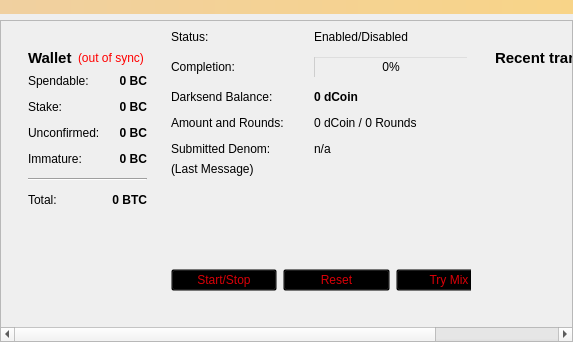
<?xml version="1.0" encoding="UTF-8"?>
<ui version="4.0">
 <class>OverviewPage</class>
 <widget class="QWidget" name="OverviewPage">
  <property name="geometry">
   <rect>
    <x>0</x>
    <y>0</y>
    <width>573</width>
    <height>342</height>
   </rect>
  </property>
  <property name="windowTitle">
   <string>Form</string>
  </property>
  <layout class="QVBoxLayout" name="topLayout">
<property name="leftMargin">
    <number>0</number>
   </property>
   <property name="topMargin">
    <number>0</number>
   </property>
   <property name="rightMargin">
    <number>0</number>
   </property>
   <property name="bottomMargin">
    <number>0</number>
   </property>
   <item>
    <widget class="QLabel" name="labelAlerts">
     <property name="visible">
      <bool>false</bool>
     </property>
     <property name="styleSheet">
      <string notr="true">background-color: qlineargradient(x1: 0, y1: 0, x2: 1, y2: 0, stop:0 #F0D0A0, stop:1 #F8D488);  color:#000000
</string>
     </property>
     <property name="wordWrap">
      <bool>true</bool>
     </property>
     <property name="margin">
      <number>3</number>
     </property>
    </widget>
   </item>
   <item>
<widget class="QScrollArea" name="scrollArea">
     <property name="widgetResizable">
      <bool>true</bool>
     </property>
     <widget class="QWidget" name="scrollAreaWidgetContents">
      <property name="geometry">
       <rect>
        <x>0</x>
        <y>0</y>
        <width>350</width>
        <height>500</height>
       </rect>
      </property>
    <layout class="QHBoxLayout" name="horizontalLayout" stretch="1,1">
     <item>
      <widget class="QWidget" name="columnOneWidget">
      
      <layout class="QVBoxLayout" name="verticalLayout_2">
       <item>
        <widget class="QWidget" name="widget" native="true">
         <layout class="QVBoxLayout" name="verticalLayout_4">
          <item>
           <layout class="QHBoxLayout" name="horizontalLayout_4">
            <item>
             <widget class="QLabel" name="label_5">
              <property name="font">
               <font>
                <pointsize>11</pointsize>
                <weight>75</weight>
                <bold>true</bold>
               </font>
              </property>
              <property name="text">
               <string>Wallet</string>
              </property>
             </widget>
            </item>
            <item>
             <widget class="QLabel" name="labelWalletStatus">
              <property name="toolTip">
               <string>The displayed information may be out of date. Your wallet automatically synchronizes with the dCoin network after a connection is established, but this process has not completed yet.</string>
              </property>
              <property name="styleSheet">
               <string notr="true">QLabel { color: red; }</string>
              </property>
              <property name="text">
               <string notr="true">(out of sync)</string>
              </property>
              <property name="alignment">
               <set>Qt::AlignLeading|Qt::AlignLeft|Qt::AlignVCenter</set>
              </property>
             </widget>
            </item>
            <item>
             <spacer name="horizontalSpacer_2">
              <property name="orientation">
               <enum>Qt::Horizontal</enum>
              </property>
              <property name="sizeHint" stdset="0">
               <size>
                <width>40</width>
                <height>20</height>
               </size>
              </property>
             </spacer>
            </item>
           </layout>
          </item>
          <item>
           <layout class="QFormLayout" name="formLayout_2">
            <property name="fieldGrowthPolicy">
             <enum>QFormLayout::AllNonFixedFieldsGrow</enum>
            </property>
            <property name="horizontalSpacing">
             <number>12</number>
            </property>
            <property name="verticalSpacing">
             <number>12</number>
            </property>
            <item row="0" column="0">
             <widget class="QLabel" name="label">
              <property name="text">
               <string>Spendable:</string>
              </property>
             </widget>
            </item>
            <item row="0" column="1">
             <widget class="QLabel" name="labelBalance">
              <property name="font">
               <font>
                <weight>75</weight>
                <bold>true</bold>
               </font>
              </property>
              <property name="cursor">
               <cursorShape>IBeamCursor</cursorShape>
              </property>
              <property name="toolTip">
               <string>Your current spendable balance</string>
              </property>
              <property name="text">
               <string notr="true">0 BC</string>
              </property>
              <property name="alignment">
               <set>Qt::AlignRight|Qt::AlignTrailing|Qt::AlignVCenter</set>
              </property>
              <property name="textInteractionFlags">
               <set>Qt::LinksAccessibleByMouse|Qt::TextSelectableByKeyboard|Qt::TextSelectableByMouse</set>
              </property>
             </widget>
            </item>
            <item row="1" column="0">
             <widget class="QLabel" name="label_6">
              <property name="text">
               <string>Stake:</string>
              </property>
             </widget>
            </item>
            <item row="1" column="1">
             <widget class="QLabel" name="labelStake">
              <property name="font">
               <font>
                <weight>75</weight>
                <bold>true</bold>
               </font>
              </property>
              <property name="cursor">
               <cursorShape>IBeamCursor</cursorShape>
              </property>
              <property name="toolTip">
               <string>Total of coins that was staked, and do not yet count toward the current balance</string>
              </property>
              <property name="text">
               <string notr="true">0 BC</string>
              </property>
              <property name="alignment">
               <set>Qt::AlignRight|Qt::AlignTrailing|Qt::AlignVCenter</set>
              </property>
              <property name="textInteractionFlags">
               <set>Qt::LinksAccessibleByMouse|Qt::TextSelectableByKeyboard|Qt::TextSelectableByMouse</set>
              </property>
             </widget>
            </item>
            <item row="2" column="0">
             <widget class="QLabel" name="label_3">
              <property name="text">
               <string>Unconfirmed:</string>
              </property>
             </widget>
            </item>
            <item row="2" column="1">
             <widget class="QLabel" name="labelUnconfirmed">
              <property name="font">
               <font>
                <weight>75</weight>
                <bold>true</bold>
               </font>
              </property>
              <property name="cursor">
               <cursorShape>IBeamCursor</cursorShape>
              </property>
              <property name="toolTip">
               <string>Total of transactions that have yet to be confirmed, and do not yet count toward the current balance</string>
              </property>
              <property name="text">
               <string notr="true">0 BC</string>
              </property>
              <property name="alignment">
               <set>Qt::AlignRight|Qt::AlignTrailing|Qt::AlignVCenter</set>
              </property>
              <property name="textInteractionFlags">
               <set>Qt::LinksAccessibleByMouse|Qt::TextSelectableByKeyboard|Qt::TextSelectableByMouse</set>
              </property>
             </widget>
            </item>
            <item row="3" column="0">
             <widget class="QLabel" name="labelImmatureText">
              <property name="text">
               <string>Immature:</string>
              </property>
             </widget>
            </item>
            <item row="3" column="1">
             <widget class="QLabel" name="labelImmature">
              <property name="font">
               <font>
                <weight>75</weight>
                <bold>true</bold>
               </font>
              </property>
              <property name="toolTip">
               <string>Mined balance that has not yet matured</string>
              </property>
              <property name="text">
               <string notr="true">0 BC</string>
              </property>
              <property name="alignment">
               <set>Qt::AlignRight|Qt::AlignTrailing|Qt::AlignVCenter</set>
              </property>
              <property name="textInteractionFlags">
               <set>Qt::LinksAccessibleByMouse|Qt::TextSelectableByKeyboard|Qt::TextSelectableByMouse</set>
              </property>
             </widget>
            </item>
            <item row="4" column="0" colspan="2">
             <widget class="Line" name="line">
              <property name="orientation">
               <enum>Qt::Horizontal</enum>
              </property>
             </widget>
            </item>
            <item row="5" column="0">
             <widget class="QLabel" name="labelTotalText">
              <property name="text">
               <string>Total:</string>
              </property>
             </widget>
            </item>
            <item row="5" column="1">
             <widget class="QLabel" name="labelTotal">
              <property name="font">
               <font>
                <weight>75</weight>
                <bold>true</bold>
               </font>
              </property>
              <property name="cursor">
               <cursorShape>IBeamCursor</cursorShape>
              </property>
              <property name="toolTip">
               <string>Your current total balance</string>
              </property>
              <property name="text">
               <string notr="true">0 BTC</string>
              </property>
              <property name="alignment">
               <set>Qt::AlignRight|Qt::AlignTrailing|Qt::AlignVCenter</set>
              </property>
              <property name="textInteractionFlags">
               <set>Qt::LinksAccessibleByMouse|Qt::TextSelectableByKeyboard|Qt::TextSelectableByMouse</set>
              </property>
             </widget>
            </item>
           </layout>
          </item>
         </layout>
        </widget>
       </item>
       <item>
        <spacer name="verticalSpacer">
         <property name="orientation">
          <enum>Qt::Vertical</enum>
         </property>
         <property name="sizeHint" stdset="0">
          <size>
           <width>20</width>
           <height>40</height>
          </size>
         </property>
        </spacer>
       </item>
      </layout>
     
</widget>
</item>
<item>
<widget class="QFrame" name="frameDarksend">
<property name="sizePolicy">
             <sizepolicy hsizetype="MinimumExpanding" vsizetype="MinimumExpanding">
              <horstretch>0</horstretch>
              <verstretch>0</verstretch>
             </sizepolicy>
            </property>
<property name="minimumSize">
             <size>
              <width>300</width>
              <height>261</height>
             </size>
            </property>
      <property name="styleSheet">
       <string notr="true">background:transparent;</string>
      </property>
      <property name="frameShape">
       <enum>QFrame::StyledPanel</enum>
      </property>
      <property name="frameShadow">
       <enum>QFrame::Raised</enum>
      </property>
      <widget class="QWidget" name="verticalLayoutWidget">
       <property name="geometry">
        <rect>
         <x>0</x>
         <y>0</y>
         <width>331</width>
         <height>261</height>
        </rect>
       </property>
       <layout class="QVBoxLayout" name="verticalLayout_5">
        <item>
         <layout class="QFormLayout" name="formLayout">
          <property name="fieldGrowthPolicy">
           <enum>QFormLayout::AllNonFixedFieldsGrow</enum>
          </property>
          <property name="horizontalSpacing">
           <number>30</number>
          </property>
          <property name="verticalSpacing">
           <number>12</number>
          </property>
          <item row="0" column="0">
           <widget class="QLabel" name="label_6">
            <property name="text">
             <string>Status:</string>
            </property>
           </widget>
          </item>
          <item row="0" column="1">
           <widget class="QLabel" name="darksendEnabled">
            <property name="styleSheet">
             <string notr="true">color: rgb(0, 0, 0);</string>
            </property>
            <property name="text">
             <string>Enabled/Disabled</string>
            </property>
           </widget>
          </item>
          <item row="1" column="0">
           <widget class="QLabel" name="label_7">
            <property name="styleSheet">
             <string notr="true">color: rgb(0, 0, 0);</string>
            </property>
            <property name="text">
             <string>Completion:</string>
            </property>
           </widget>
          </item>
          <item row="1" column="1">
           <widget class="QProgressBar" name="darksendProgress">
            <property name="maximumSize">
             <size>
              <width>154</width>
              <height>16777215</height>
             </size>
            </property>
            <property name="styleSheet">
             <string notr="true">background:transparent;</string>
            </property>
            <property name="value">
             <number>0</number>
            </property>
           </widget>
          </item>
          <item row="2" column="0">
           <widget class="QLabel" name="labelAnonymizedText">
            <property name="styleSheet">
             <string notr="true">color: rgb(0, 0, 0);</string>
            </property>
            <property name="text">
             <string>Darksend Balance:</string>
            </property>
           </widget>
          </item>
          <item row="2" column="1">
           <widget class="QLabel" name="labelAnonymized">
            <property name="font">
             <font>
              <weight>75</weight>
              <bold>true</bold>
             </font>
            </property>
            <property name="styleSheet">
             <string notr="true">color: rgb(0, 0, 0);</string>
            </property>
            <property name="text">
             <string>0 dCoin</string>
            </property>
           </widget>
          </item>
          <item row="3" column="0">
           <widget class="QLabel" name="label_8">
            <property name="styleSheet">
             <string notr="true">color: rgb(0, 0, 0);</string>
            </property>
            <property name="text">
             <string>Amount and Rounds:</string>
            </property>
           </widget>
          </item>
          <item row="3" column="1">
           <widget class="QLabel" name="labelAmountRounds">
            <property name="styleSheet">
             <string notr="true">color: rgb(0, 0, 0);</string>
            </property>
            <property name="text">
             <string>0 dCoin / 0 Rounds</string>
            </property>
           </widget>
          </item>
          <item row="4" column="0">
           <widget class="QLabel" name="label_9">
            <property name="styleSheet">
             <string notr="true">color: rgb(0, 0, 0);</string>
            </property>
            <property name="text">
             <string>Submitted Denom:</string>
            </property>
           </widget>
          </item>
          <item row="4" column="1">
           <widget class="QLabel" name="labelSubmittedDenom">
            <property name="statusTip">
             <string>The denominations you submitted to the dCoin Node. To mix, other users must submit the exact same denominations.</string>
            </property>
            <property name="styleSheet">
             <string notr="true">color: rgb(0, 0, 0);</string>
            </property>
            <property name="text">
             <string>n/a</string>
            </property>
           </widget>
          </item>
         </layout>
        </item>
        <item>
         <widget class="QLabel" name="darksendStatus">
          <property name="minimumSize">
           <size>
            <width>288</width>
            <height>43</height>
           </size>
          </property>
          <property name="styleSheet">
           <string notr="true">color: rgb(0, 0, 0);</string>
          </property>
          <property name="text">
           <string>(Last Message)</string>
          </property>
          <property name="alignment">
           <set>Qt::AlignLeading|Qt::AlignLeft|Qt::AlignTop</set>
          </property>
          <property name="wordWrap">
           <bool>true</bool>
          </property>
         </widget>
        </item>
        <item>
         <layout class="QHBoxLayout" name="horizontalLayout_2">
          <item>
           <widget class="QPushButton" name="toggleDarksend">
            <property name="sizePolicy">
             <sizepolicy hsizetype="MinimumExpanding" vsizetype="Fixed">
              <horstretch>0</horstretch>
              <verstretch>0</verstretch>
             </sizepolicy>
            </property>
            <property name="styleSheet">
             <string notr="true">color: rgb(217, 0, 7);</string>
            </property>
            <property name="text">
             <string>Start/Stop</string>
            </property>
           </widget>
          </item>
          <item>
           <widget class="QPushButton" name="darksendReset">
            <property name="sizePolicy">
             <sizepolicy hsizetype="MinimumExpanding" vsizetype="Fixed">
              <horstretch>0</horstretch>
              <verstretch>0</verstretch>
             </sizepolicy>
            </property>
            <property name="toolTip">
             <string>Reset the current status of Darksend (can interrupt Darksend if it's in the process of Mixing, which can cost you money!)</string>
            </property>
            <property name="autoFillBackground">
             <bool>false</bool>
            </property>
            <property name="styleSheet">
             <string notr="true">color: rgb(217, 0, 7);</string>
            </property>
            <property name="text">
             <string>Reset</string>
            </property>
           </widget>
          </item>
          <item>
           <widget class="QPushButton" name="darksendAuto">
            <property name="sizePolicy">
             <sizepolicy hsizetype="MinimumExpanding" vsizetype="Fixed">
              <horstretch>0</horstretch>
              <verstretch>0</verstretch>
             </sizepolicy>
            </property>
            <property name="toolTip">
             <string>Try to manually submit a Darksend request.</string>
            </property>
            <property name="styleSheet">
             <string notr="true">color: rgb(217, 0, 7);</string>
            </property>
            <property name="text">
             <string>Try Mix</string>
            </property>
           </widget>
          </item>
         </layout>
        </item>
       </layout>
      </widget>
     </widget>
</item>
<item>
<widget class="QWidget" name="columnTwoWidget">
      
      <layout class="QVBoxLayout" name="verticalLayout_3">
       <item>
        <widget class="QWidget" name="widget_2" native="true">
         <layout class="QVBoxLayout" name="verticalLayout">
          <item>
           <layout class="QHBoxLayout" name="horizontalLayout_2">
            <item>
             <widget class="QLabel" name="label_4">
              <property name="font">
               <font>
                <pointsize>11</pointsize>
                <weight>75</weight>
                <bold>true</bold>
               </font>
              </property>
              <property name="text">
               <string>&lt;b&gt;Recent transactions&lt;/b&gt;</string>
              </property>
             </widget>
            </item>
            <item>
             <widget class="QLabel" name="labelTransactionsStatus">
              <property name="toolTip">
               <string>The displayed information may be out of date. Your wallet automatically synchronizes with the dCoin network after a connection is established, but this process has not completed yet.</string>
              </property>
              <property name="styleSheet">
               <string notr="true">QLabel { color: red; }</string>
              </property>
              <property name="text">
               <string notr="true">(out of sync)</string>
              </property>
              <property name="alignment">
               <set>Qt::AlignRight|Qt::AlignTrailing|Qt::AlignVCenter</set>
              </property>
             </widget>
            </item>
            <item>
             <spacer name="horizontalSpacer">
              <property name="orientation">
               <enum>Qt::Horizontal</enum>
              </property>
              <property name="sizeHint" stdset="0">
               <size>
                <width>40</width>
                <height>20</height>
               </size>
              </property>
             </spacer>
            </item>
           </layout>
          </item>
          <item>
           <widget class="QListView" name="listTransactions">
            <property name="styleSheet">
             <string notr="true">QListView { background: transparent; }</string>
            </property>
            <property name="frameShape">
             <enum>QFrame::NoFrame</enum>
            </property>
            <property name="verticalScrollBarPolicy">
             <enum>Qt::ScrollBarAlwaysOff</enum>
            </property>
            <property name="horizontalScrollBarPolicy">
             <enum>Qt::ScrollBarAlwaysOff</enum>
            </property>
            <property name="selectionMode">
             <enum>QAbstractItemView::NoSelection</enum>
            </property>
           </widget>
          </item>
         </layout>
        </widget>
       </item>
      </layout>
     
</widget>
</item>
</layout>
</widget>
</widget>
   </item>
  </layout>
 </widget>
<customwidgets>
  <customwidget>
   <class>FlowLayout</class>
   <extends>QLayout</extends>
   <header>flowlayout.h</header>
   <container>1</container>
  </customwidget>
 </customwidgets>
 <resources/>
 <connections/>
</ui>
